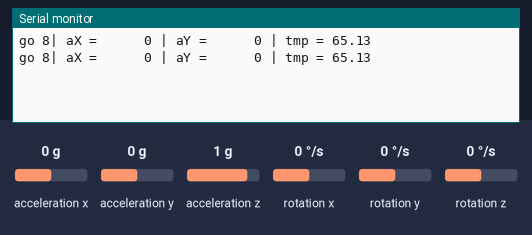
Bench run of a sketch on a simulated Arduino Uno, built with avr-gcc and run on an emulated ATmega328P. Parts: the last lines printed to the serial monitor. Wiring (inferred from the names in the program): MPU-6050 motion sensor at I2C address 0x68. The inputs (shaded band) are chosen by the test bench; at power-on: acceleration x 0 g, acceleration y 0 g, acceleration z 1 g, rotation x 0 °/s, rotation y 0 °/s, rotation z 0 °/s.

Above: at 1.8 s.
1.9 s: acceleration x set to -1.4 g
At 2.8 s:
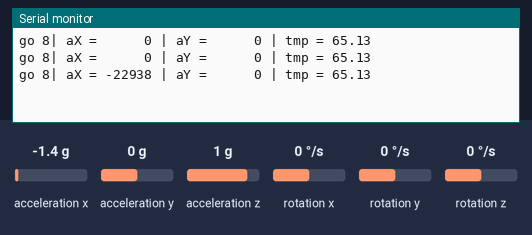
4.5 s: acceleration y set to -1.4 g
At 5.8 s:
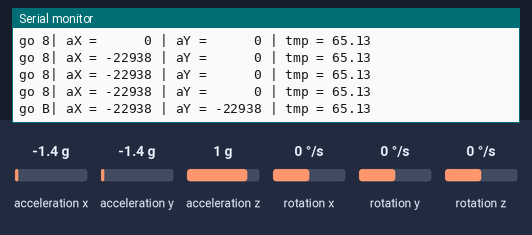
7.5 s: acceleration x set to 0 g
At 8.5 s:
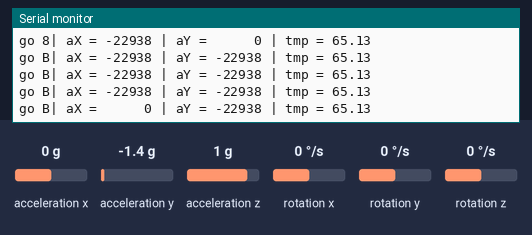
10.5 s: acceleration y set to 0.8 g
At 11.8 s:
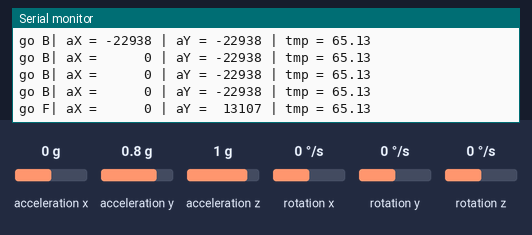
13.5 s: acceleration x set to -0.8 g
At 14.9 s:
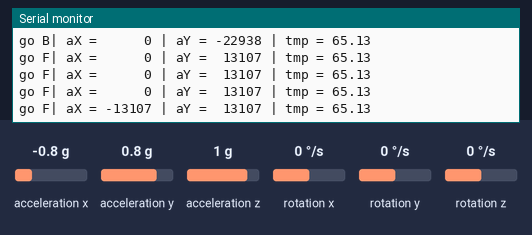
16.5 s: acceleration x set to 0.8 g
At 17.5 s:
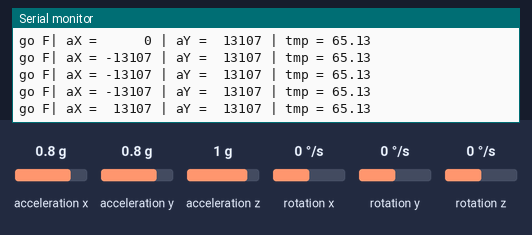

Measured:
- after the input at 1.9 s, the serial monitor: prints a new line after 0.11 s (image 1)
- after the input at 4.5 s, the serial monitor: prints a new line after 0.52 s (image 2)
- after the input at 7.5 s, the serial monitor: prints a new line after 0.52 s (image 3)
- after the input at 10.5 s, the serial monitor: prints a new line after 0.53 s (image 4)
- after the input at 13.5 s, the serial monitor: prints a new line after 0.54 s (image 5)
- after the input at 16.5 s, the serial monitor: prints a new line after 0.55 s (image 6)

The sketch:

accelerometer_code.ino
```cpp
#include "Wire.h" // for I2C devices
const int MPU_ADDR = 0x68; // I2C address of the MPU-6050. If AD0 pin is set to HIGH, the I2C address will be 0x69.
int16_t accelerometer_x, accelerometer_y, accelerometer_z; // variables for accelerometer raw data
int16_t gyro_x, gyro_y, gyro_z; // variables for gyro raw data
int16_t temperature; // variables for temperature data
char tmp_str[7]; // temporary variable used in convert function
char* convert_int16_to_str(int16_t i) { // converts int16 to string. Moreover, resulting strings will have the same length in the debug monitor.
  sprintf(tmp_str, "%6d", i);
  return tmp_str;
}
char directionData = '8';

void setup() {
  Serial.begin(9600);
  Wire.begin();
  Wire.beginTransmission(MPU_ADDR); // Begins a transmission to the I2C slave (GY-521 board)
  Wire.write(0x6B); // PWR_MGMT_1 register
  Wire.write(0); // set to zero (wakes up the MPU-6050)
  Wire.endTransmission(true);
}
void loop() {
  Wire.beginTransmission(MPU_ADDR);
  Wire.write(0x3B); // starting with register 0x3B
  Wire.endTransmission(false); // the parameter indicates that the Arduino will send a restart. As a result, the connection is kept active.
  Wire.requestFrom(MPU_ADDR, 7*2, true); // request a total of 14 registers
  directionData = '8';

  accelerometer_x = Wire.read()<<8 | Wire.read(); // reading registers: 0x3B (ACCEL_XOUT_H) and 0x3C (ACCEL_XOUT_L)
  accelerometer_y = Wire.read()<<8 | Wire.read(); // reading registers: 0x3D (ACCEL_YOUT_H) and 0x3E (ACCEL_YOUT_L)
  //accelerometer_z = Wire.read()<<8 | Wire.read(); // reading registers: 0x3F (ACCEL_ZOUT_H) and 0x40 (ACCEL_ZOUT_L)
  temperature = Wire.read()<<8 | Wire.read(); // reading registers: 0x41 (TEMP_OUT_H) and 0x42 (TEMP_OUT_L)
  //gyro_x = Wire.read()<<8 | Wire.read(); // reading registers: 0x43 (GYRO_XOUT_H) and 0x44 (GYRO_XOUT_L)
  //gyro_y = Wire.read()<<8 | Wire.read(); // reading registers: 0x45 (GYRO_YOUT_H) and 0x46 (GYRO_YOUT_L)
  //gyro_z = Wire.read()<<8 | Wire.read(); // reading registers: 0x47 (GYRO_ZOUT_H) and 0x48 (GYRO_ZOUT_L)

  // print out data
  if(accelerometer_y >= 13000)
  {
    directionData = 'F';
  }
  else if(accelerometer_y >= 8000)
  {
    directionData = 'f';
  }
  else if(accelerometer_y <= -13000)
  {
    directionData = 'B';
  }
  else if(accelerometer_y <= -8000)
  {
    directionData = 'b';
  }


  Serial.print("go ");
  Serial.print(directionData);
  Serial.print("| aX = "); Serial.print(convert_int16_to_str(accelerometer_x));
  Serial.print(" | aY = "); Serial.print(convert_int16_to_str(accelerometer_y));
  //Serial.print(" | aZ = "); Serial.print(convert_int16_to_str(accelerometer_z));
  // the following equation was taken from the documentation [MPU-6000/MPU-6050 Register Map and Description, p.30]
  Serial.print(" | tmp = "); Serial.print(temperature/326.8f + 15.0f);
  //Serial.print(" | gX = "); Serial.print(convert_int16_to_str(gyro_x));
  //Serial.print(" | gY = "); Serial.print(convert_int16_to_str(gyro_y));
  //Serial.print(" | gZ = "); Serial.print(convert_int16_to_str(gyro_z));
  Serial.println();

  // delay
  delay(1000);
}
```
